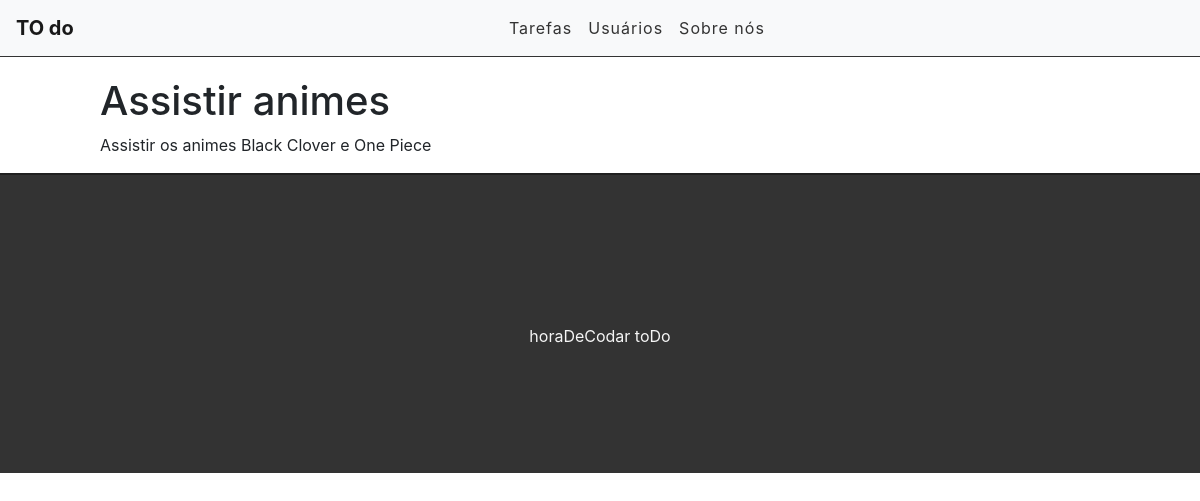
The app's page /task/7 with its own data.
### tasks/models.py (models this page shows, shortened)
class Task(models.Model):
    STATUS = (
        ('doing','Realizando'),
        ('done', 'Não Realizada'),
    )
    title = models.CharField(max_length=255)
    description = models.TextField()
    done = models.CharField(max_length=20, choices= STATUS,)
    created_at = models.DateTimeField(auto_now_add=True)
    updated_at = models.DateTimeField(auto_now=True)

### tasks/views.py (the view)
# urls.py: path('task/<int:id>', views.taskView, name = 'task-view'),
def taskView(request, id):
    task = get_object_or_404(Task, pk = id)
    return render(request, 'tasks/task.html', {'task': task})

### tasks/templates/tasks/task.html (shortened to what this page needs)
{% extends 'base.html' %}
    {% block content %}
       <div class="offset-1 col-10 list-div">
          <h1>{{ task.title }}</h1>
          <p>{{ task.description }}</p>
       </div>
    {% endblock %}

### tasks/static/css/styles.css (style rules this page uses)
.list-div { padding: 0; }

### records on screen
Task: title "Assistir animes", description "Assistir os animes Black Clover e One Piece"
